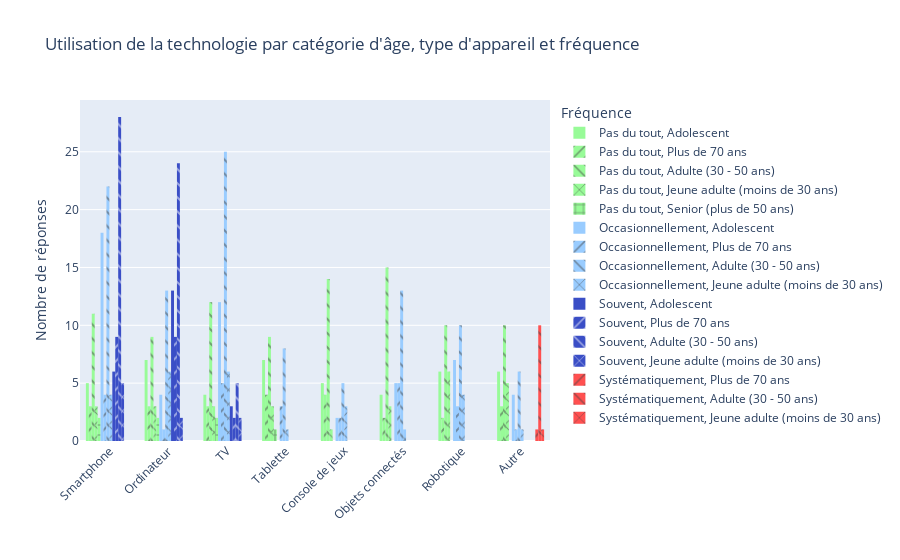

The code cell stored with this chart in its notebook:
### Markdown cell above
### Utilisation de la technologie selon l'âge

### Code cell
melted_data_all = prepare_technology_data(data=data, colname_id='age_group')
melted_data_all.rename(columns={'age_group':'Catégorie d\'âge'}, inplace=True)

fig = px.histogram(melted_data_all, x='Technology', color='Frequency', 
                   barmode='group', pattern_shape='Catégorie d\'âge',
                   title='Utilisation de la technologie par catégorie d\'âge, type d\'appareil et fréquence',
                   color_discrete_map=color_map,
                   category_orders=category_orders)

# Update the x-axis title for each subplot
fig.update_xaxes(title_text='', tickangle=-45)

fig.update_layout(yaxis_title=label_nb_characters,
                  legend_title='Fréquence'
                  )

fig.show()

### Figure 1 — Plotly figure (JSON) as saved in the notebook; plotly's stock layout.template omitted (floating-point values rounded to 4 significant figures)
{"data": [{"alignmentgroup": "True", "bingroup": "x", "hovertemplate": "Frequency=Pas du tout<br>Catégorie d'âge=Adolescent<br>Technology=%{x}<br>count=%{y}<extra></extra>", "legendgroup": "Pas du tout, Adolescent", "marker": {"color": "#98FB98", "pattern": {"shape": ""}}, "name": "Pas du tout, Adolescent", "offsetgroup": "Pas du tout, Adolescent", "orientation": "v", "showlegend": true, "type": "histogram", "x": ["Smartphone", "Smartphone", "Smartphone", "Smartphone", "Smartphone", "Ordinateur", "Ordinateur", "Ordinateur", "Ordinateur", "Ordinateur", "Ordinateur", "Ordinateur", "TV", "TV", "TV", "TV", "Tablette", "Tablette", "Tablette", "Tablette", "Tablette", "Tablette", "Tablette", "Console de jeux", "Console de jeux", "Console de jeux", "Console de jeux", "Console de jeux", "Objets connectés", "Objets connectés", "Objets connectés", "Objets connectés", "Robotique", "Robotique", "Robotique", "Robotique", "Robotique", "Robotique", "Autre", "Autre", "Autre", "Autre", "Autre", "Autre"], "xaxis": "x", "yaxis": "y"}, {"alignmentgroup": "True", "bingroup": "x", "hovertemplate": "Frequency=Pas du tout<br>Catégorie d'âge=Plus de 70 ans<br>Technology=%{x}<br>count=%{y}<extra></extra>", "legendgroup": "Pas du tout, Plus de 70 ans", "marker": {"color": "#98FB98", "pattern": {"shape": "/"}}, "name": "Pas du tout, Plus de 70 ans", "offsetgroup": "Pas du tout, Plus de 70 ans", "orientation": "v", "showlegend": true, "type": "histogram", "x": ["Smartphone", "Smartphone", "Smartphone", "Ordinateur", "Ordinateur", "Ordinateur", "TV", "TV", "TV", "Tablette", "Tablette", "Tablette", "Tablette", "Console de jeux", "Console de jeux", "Console de jeux", "Console de jeux", "Objets connectés", "Objets connectés", "Robotique", "Robotique", "Autre", "Autre", "Autre"], "xaxis": "x", "yaxis": "y"}, {"alignmentgroup": "True", "bingroup": "x", "hovertemplate": "Frequency=Pas du tout<br>Catégorie d'âge=Adulte (30 - 50 ans)<br>Technology=%{x}<br>count=%{y}<extra></extra>", "legendgroup": "Pas du tout, Adulte (30 - 50 ans)", "marker": {"color": "#98FB98", "pattern": {"shape": "\\"}}, "name": "Pas du tout, Adulte (30 - 50 ans)", "offsetgroup": "Pas du tout, Adulte (30 - 50 ans)", "orientation": "v", "showlegend": true, "type": "histogram", "x": ["Smartphone", "Smartphone", "Smartphone", "Smartphone", "Smartphone", "Smartphone", "Smartphone", "Smartphone", "Smartphone", "Smartphone", "Smartphone", "Ordinateur", "Ordinateur", "Ordinateur", "Ordinateur", "Ordinateur", "Ordinateur", "Ordinateur", "Ordinateur", "Ordinateur", "TV", "TV", "TV", "TV", "TV", "TV", "TV", "TV", "TV", "TV", "TV", "TV", "Tablette", "Tablette", "Tablette", "Tablette", "Tablette", "Tablette", "Tablette", "Tablette", "Tablette", "Console de jeux", "Console de jeux", "Console de jeux", "Console de jeux", "Console de jeux", "Console de jeux", "Console de jeux", "Console de jeux", "Console de jeux", "Console de jeux", "Console de jeux", "Console de jeux", "Console de jeux", "Console de jeux", "Objets connectés", "Objets connectés", "Objets connectés", "Objets connectés", "Objets connectés", "Objets connectés", "Objets connectés", "Objets connectés", "Objets connectés", "Objets connectés", "Objets connectés", "Objets connectés", "Objets connectés", "Objets connectés", "Objets connectés", "Robotique", "Robotique", "Robotique", "Robotique", "Robotique", "Robotique", "Robotique", "Robotique", "Robotique", "Robotique", "Autre", "Autre", "Autre", "Autre", "Autre", "Autre", "Autre", "Autre", "Autre", "Autre"], "xaxis": "x", "yaxis": "y"}, {"alignmentgroup": "True", "bingroup": "x", "hovertemplate": "Frequency=Pas du tout<br>Catégorie d'âge=Jeune adulte (moins de 30 ans)<br>Technology=%{x}<br>count=%{y}<extra></extra>", "legendgroup": "Pas du tout, Jeune adulte (moins de 30 ans)", "marker": {"color": "#98FB98", "pattern": {"shape": "x"}}, "name": "Pas du tout, Jeune adulte (moins de 30 ans)", "offsetgroup": "Pas du tout, Jeune adulte (moins de 30 ans)", "orientation": "v", "showlegend": true, "type": "histogram", "x": ["Smartphone", "Smartphone", "Smartphone", "Ordinateur", "Ordinateur", "Ordinateur", "TV", "TV", "TV", "Tablette", "Tablette", "Tablette", "Console de jeux", "Objets connectés", "Objets connectés", "Objets connectés", "Robotique", "Robotique", "Robotique", "Robotique", "Robotique", "Robotique", "Autre", "Autre", "Autre", "Autre", "Autre"], "xaxis": "x", "yaxis": "y"}, {"alignmentgroup": "True", "bingroup": "x", "hovertemplate": "Frequency=Pas du tout<br>Catégorie d'âge=Senior (plus de 50 ans)<br>Technology=%{x}<br>count=%{y}<extra></extra>", "legendgroup": "Pas du tout, Senior (plus de 50 ans)", "marker": {"color": "#98FB98", "pattern": {"shape": "+"}}, "name": "Pas du tout, Senior (plus de 50 ans)", "offsetgroup": "Pas du tout, Senior (plus de 50 ans)", "orientation": "v", "showlegend": true, "type": "histogram", "x": ["Smartphone", "Smartphone", "Ordinateur", "Ordinateur", "TV", "TV", "Tablette"], "xaxis": "x", "yaxis": "y"}, {"alignmentgroup": "True", "bingroup": "x", "hovertemplate": "Frequency=Occasionnellement<br>Catégorie d'âge=Adolescent<br>Technology=%{x}<br>count=%{y}<extra></extra>", "legendgroup": "Occasionnellement, Adolescent", "marker": {"color": "#99CCFF", "pattern": {"shape": ""}}, "name": "Occasionnellement, Adolescent", "offsetgroup": "Occasionnellement, Adolescent", "orientation": "v", "showlegend": true, "type": "histogram", "x": ["Smartphone", "Smartphone", "Smartphone", "Smartphone", "Smartphone", "Smartphone", "Smartphone", "Smartphone", "Smartphone", "Smartphone", "Smartphone", "Smartphone", "Smartphone", "Smartphone", "Smartphone", "Smartphone", "Smartphone", "Smartphone", "Ordinateur", "Ordinateur", "Ordinateur", "Ordinateur", "TV", "TV", "TV", "TV", "TV", "TV", "TV", "TV", "TV", "TV", "TV", "TV", "Console de jeux", "Console de jeux", "Objets connectés", "Objets connectés", "Objets connectés", "Objets connectés", "Objets connectés", "Robotique", "Robotique", "Robotique", "Robotique", "Robotique", "Robotique", "Robotique", "Autre", "Autre", "Autre", "Autre"], "xaxis": "x", "yaxis": "y"}, {"alignmentgroup": "True", "bingroup": "x", "hovertemplate": "Frequency=Occasionnellement<br>Catégorie d'âge=Plus de 70 ans<br>Technology=%{x}<br>count=%{y}<extra></extra>", "legendgroup": "Occasionnellement, Plus de 70 ans", "marker": {"color": "#99CCFF", "pattern": {"shape": "/"}}, "name": "Occasionnellement, Plus de 70 ans", "offsetgroup": "Occasionnellement, Plus de 70 ans", "orientation": "v", "showlegend": true, "type": "histogram", "x": ["Smartphone", "Smartphone", "Smartphone", "Smartphone", "Ordinateur", "TV", "TV", "TV", "TV", "TV", "Tablette", "Tablette", "Tablette", "Console de jeux", "Console de jeux", "Objets connectés", "Objets connectés", "Objets connectés", "Objets connectés", "Objets connectés", "Robotique", "Robotique", "Robotique", "Autre"], "xaxis": "x", "yaxis": "y"}, {"alignmentgroup": "True", "bingroup": "x", "hovertemplate": "Frequency=Occasionnellement<br>Catégorie d'âge=Adulte (30 - 50 ans)<br>Technology=%{x}<br>count=%{y}<extra></extra>", "legendgroup": "Occasionnellement, Adulte (30 - 50 ans)", "marker": {"color": "#99CCFF", "pattern": {"shape": "\\"}}, "name": "Occasionnellement, Adulte (30 - 50 ans)", "offsetgroup": "Occasionnellement, Adulte (30 - 50 ans)", "orientation": "v", "showlegend": true, "type": "histogram", "x": ["Smartphone", "Smartphone", "Smartphone", "Smartphone", "Smartphone", "Smartphone", "Smartphone", "Smartphone", "Smartphone", "Smartphone", "Smartphone", "Smartphone", "Smartphone", "Smartphone", "Smartphone", "Smartphone", "Smartphone", "Smartphone", "Smartphone", "Smartphone", "Smartphone", "Smartphone", "Ordinateur", "Ordinateur", "Ordinateur", "Ordinateur", "Ordinateur", "Ordinateur", "Ordinateur", "Ordinateur", "Ordinateur", "Ordinateur", "Ordinateur", "Ordinateur", "Ordinateur", "TV", "TV", "TV", "TV", "TV", "TV", "TV", "TV", "TV", "TV", "TV", "TV", "TV", "TV", "TV", "TV", "TV", "TV", "TV", "TV", "TV", "TV", "TV", "TV", "TV", "Tablette", "Tablette", "Tablette", "Tablette", "Tablette", "Tablette", "Tablette", "Tablette", "Console de jeux", "Console de jeux", "Console de jeux", "Console de jeux", "Console de jeux", "Objets connectés", "Objets connectés", "Objets connectés", "Objets connectés", "Objets connectés", "Objets connectés", "Objets connectés", "Objets connectés", "Objets connectés", "Objets connectés", "Objets connectés", "Objets connectés", "Objets connectés", "Robotique", "Robotique", "Robotique", "Robotique", "Robotique", "Robotique", "Robotique", "Robotique", "Robotique", "Robotique", "Autre", "Autre", "Autre", "Autre", "Autre", "Autre"], "xaxis": "x", "yaxis": "y"}, {"alignmentgroup": "True", "bingroup": "x", "hovertemplate": "Frequency=Occasionnellement<br>Catégorie d'âge=Jeune adulte (moins de 30 ans)<br>Technology=%{x}<br>count=%{y}<extra></extra>", "legendgroup": "Occasionnellement, Jeune adulte (moins de 30 ans)", "marker": {"color": "#99CCFF", "pattern": {"shape": "x"}}, "name": "Occasionnellement, Jeune adulte (moins de 30 ans)", "offsetgroup": "Occasionnellement, Jeune adulte (moins de 30 ans)", "orientation": "v", "showlegend": true, "type": "histogram", "x": ["Smartphone", "Smartphone", "Smartphone", "Smartphone", "Ordinateur", "Ordinateur", "Ordinateur", "Ordinateur", "Ordinateur", "Ordinateur", "TV", "TV", "TV", "TV", "TV", "TV", "Tablette", "Console de jeux", "Console de jeux", "Console de jeux", "Objets connectés", "Robotique", "Robotique", "Robotique", "Robotique", "Autre"], "xaxis": "x", "yaxis": "y"}, {"alignmentgroup": "True", "bingroup": "x", "hovertemplate": "Frequency=Souvent<br>Catégorie d'âge=Adolescent<br>Technology=%{x}<br>count=%{y}<extra></extra>", "legendgroup": "Souvent, Adolescent", "marker": {"color": "#3A4EC6", "pattern": {"shape": ""}}, "name": "Souvent, Adolescent", "offsetgroup": "Souvent, Adolescent", "orientation": "v", "showlegend": true, "type": "histogram", "x": ["Smartphone", "Smartphone", "Smartphone", "Smartphone", "Smartphone", "Smartphone", "Ordinateur", "Ordinateur", "Ordinateur", "Ordinateur", "Ordinateur", "Ordinateur", "Ordinateur", "Ordinateur", "Ordinateur", "Ordinateur", "Ordinateur", "Ordinateur", "Ordinateur", "TV", "TV", "TV"], "xaxis": "x", "yaxis": "y"}, {"alignmentgroup": "True", "bingroup": "x", "hovertemplate": "Frequency=Souvent<br>Catégorie d'âge=Plus de 70 ans<br>Technology=%{x}<br>count=%{y}<extra></extra>", "legendgroup": "Souvent, Plus de 70 ans", "marker": {"color": "#3A4EC6", "pattern": {"shape": "/"}}, "name": "Souvent, Plus de 70 ans", "offsetgroup": "Souvent, Plus de 70 ans", "orientation": "v", "showlegend": true, "type": "histogram", "x": ["Smartphone", "Smartphone", "Smartphone", "Smartphone", "Smartphone", "Smartphone", "Smartphone", "Smartphone", "Smartphone", "Ordinateur", "Ordinateur", "Ordinateur", "Ordinateur", "Ordinateur", "Ordinateur", "Ordinateur", "Ordinateur", "Ordinateur", "TV", "TV"], "xaxis": "x", "yaxis": "y"}, {"alignmentgroup": "True", "bingroup": "x", "hovertemplate": "Frequency=Souvent<br>Catégorie d'âge=Adulte (30 - 50 ans)<br>Technology=%{x}<br>count=%{y}<extra></extra>", "legendgroup": "Souvent, Adulte (30 - 50 ans)", "marker": {"color": "#3A4EC6", "pattern": {"shape": "\\"}}, "name": "Souvent, Adulte (30 - 50 ans)", "offsetgroup": "Souvent, Adulte (30 - 50 ans)", "orientation": "v", "showlegend": true, "type": "histogram", "x": ["Smartphone", "Smartphone", "Smartphone", "Smartphone", "Smartphone", "Smartphone", "Smartphone", "Smartphone", "Smartphone", "Smartphone", "Smartphone", "Smartphone", "Smartphone", "Smartphone", "Smartphone", "Smartphone", "Smartphone", "Smartphone", "Smartphone", "Smartphone", "Smartphone", "Smartphone", "Smartphone", "Smartphone", "Smartphone", "Smartphone", "Smartphone", "Smartphone", "Ordinateur", "Ordinateur", "Ordinateur", "Ordinateur", "Ordinateur", "Ordinateur", "Ordinateur", "Ordinateur", "Ordinateur", "Ordinateur", "Ordinateur", "Ordinateur", "Ordinateur", "Ordinateur", "Ordinateur", "Ordinateur", "Ordinateur", "Ordinateur", "Ordinateur", "Ordinateur", "Ordinateur", "Ordinateur", "Ordinateur", "Ordinateur", "TV", "TV", "TV", "TV", "TV"], "xaxis": "x", "yaxis": "y"}, {"alignmentgroup": "True", "bingroup": "x", "hovertemplate": "Frequency=Souvent<br>Catégorie d'âge=Jeune adulte (moins de 30 ans)<br>Technology=%{x}<br>count=%{y}<extra></extra>", "legendgroup": "Souvent, Jeune adulte (moins de 30 ans)", "marker": {"color": "#3A4EC6", "pattern": {"shape": "x"}}, "name": "Souvent, Jeune adulte (moins de 30 ans)", "offsetgroup": "Souvent, Jeune adulte (moins de 30 ans)", "orientation": "v", "showlegend": true, "type": "histogram", "x": ["Smartphone", "Smartphone", "Smartphone", "Smartphone", "Smartphone", "Ordinateur", "Ordinateur", "TV", "TV"], "xaxis": "x", "yaxis": "y"}, {"alignmentgroup": "True", "bingroup": "x", "hovertemplate": "Frequency=Systématiquement<br>Catégorie d'âge=Plus de 70 ans<br>Technology=%{x}<br>count=%{y}<extra></extra>", "legendgroup": "Systématiquement, Plus de 70 ans", "marker": {"color": "#FF5050", "pattern": {"shape": "/"}}, "name": "Systématiquement, Plus de 70 ans", "offsetgroup": "Systématiquement, Plus de 70 ans", "orientation": "v", "showlegend": true, "type": "histogram", "x": ["Autre"], "xaxis": "x", "yaxis": "y"}, {"alignmentgroup": "True", "bingroup": "x", "hovertemplate": "Frequency=Systématiquement<br>Catégorie d'âge=Adulte (30 - 50 ans)<br>Technology=%{x}<br>count=%{y}<extra></extra>", "legendgroup": "Systématiquement, Adulte (30 - 50 ans)", "marker": {"color": "#FF5050", "pattern": {"shape": "\\"}}, "name": "Systématiquement, Adulte (30 - 50 ans)", "offsetgroup": "Systématiquement, Adulte (30 - 50 ans)", "orientation": "v", "showlegend": true, "type": "histogram", "x": ["Autre", "Autre", "Autre", "Autre", "Autre", "Autre", "Autre", "Autre", "Autre", "Autre"], "xaxis": "x", "yaxis": "y"}, {"alignmentgroup": "True", "bingroup": "x", "hovertemplate": "Frequency=Systématiquement<br>Catégorie d'âge=Jeune adulte (moins de 30 ans)<br>Technology=%{x}<br>count=%{y}<extra></extra>", "legendgroup": "Systématiquement, Jeune adulte (moins de 30 ans)", "marker": {"color": "#FF5050", "pattern": {"shape": "x"}}, "name": "Systématiquement, Jeune adulte (moins de 30 ans)", "offsetgroup": "Systématiquement, Jeune adulte (moins de 30 ans)", "orientation": "v", "showlegend": true, "type": "histogram", "x": ["Autre"], "xaxis": "x", "yaxis": "y"}], "layout": {"barmode": "group", "legend": {"title": {"text": "Fréquence"}, "tracegroupgap": 0}, "title": {"text": "Utilisation de la technologie par catégorie d'âge, type d'appareil et fréquence"}, "xaxis": {"anchor": "y", "domain": [0, 1], "tickangle": -45, "title": {"text": ""}}, "yaxis": {"anchor": "x", "domain": [0, 1], "title": {"text": "Nombre de réponses"}}}}
